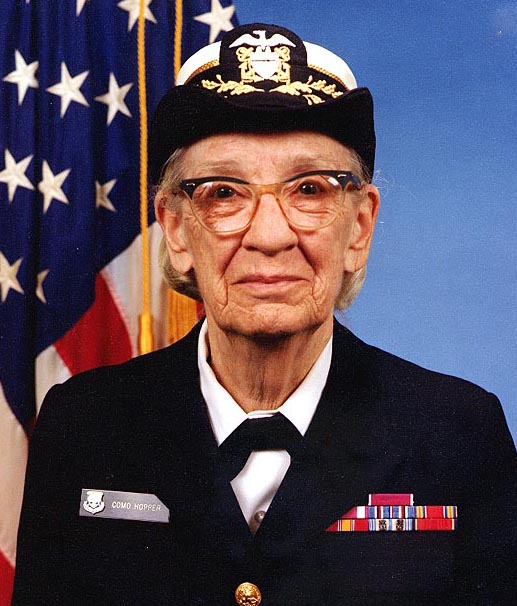
#> input picture crawlingAndScraping/scraping/Grace_Hopper.jpg, 517 x 606 px
$ python detect_faces.py Grace_Hopper.jpg out.png
#> lines starting #> are read from the running program, lines starting #| are printed output that depends on the picture; after the words box and inside, x2 and y2 are one past the last pixel; in counts of white or black regions, pixels touching at a corner belong together
import sys
import logging
import cv2

logging.basicConfig(level=logging.INFO)

try:
    input_path = sys.argv[1] # 入力
    output_path = sys.argv[2] # 出力
except IndexError:
    # コマンドライン引数が足りない場合は使い方を表示して終了する
    print('Usage: python detect_faces.py INPUT_PATH OUTPUT_PATH', file=sys.stderr)
    exit(1)

# 特微量ファイルのパスを定して分類器オブジェクトを作成する
# cv2.data.haarcascadesはデータディレクトリのパス。公式のPythonバインディングには存在しない
classifier = cv2.CascadeClassifier(cv2.data.haarcascades + 'haarcascade_frontalface_alt.xml')

image = cv2.imread(input_path)
#> image is the input picture: shape (606, 517, 3); mean B, G, R 86.4, 72.4, 82.6
if image is None:
    logging.error(f'Image "{input_path}" not found')

# 顔を検出
faces = classifier.detectMultiScale(image)
#> faces = [[148, 100, 240, 240]]
logging.info(f'Found {len(faces)} faces.')

# 検出された顔のリストについて反復処理をする
for x, y, w, h in faces:
    cv2.rectangle(image, (x, y), (x + w, y + h), color=(255, 255, 255), thickness=2)
#> this loop made 1 pass
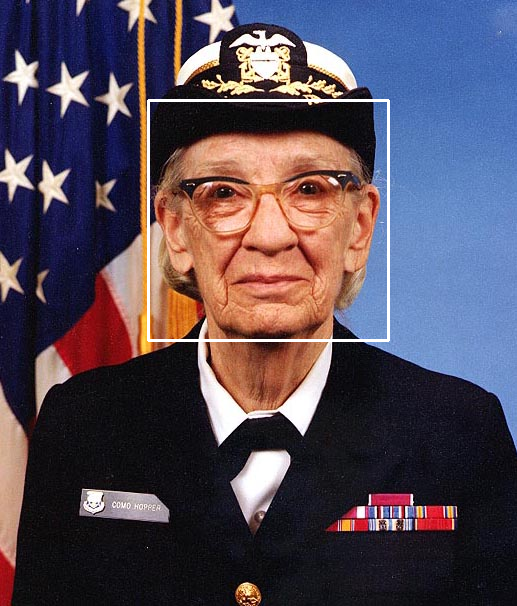
#> image: shape (606, 517, 3); 0.92% of pixels changed, all inside (x1, y1, x2, y2) = (147, 99, 390, 342)


cv2.imwrite(output_path, image)
